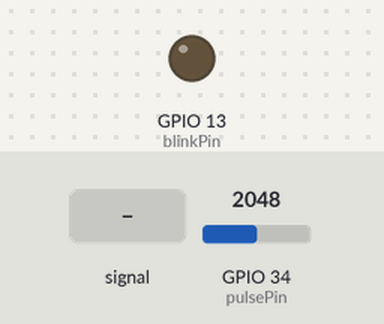
Simulated run of this sketch. Board: ESP32. On the bench: output pins drawn as LEDs (lit = HIGH). The inputs (shaded band) are chosen by the test bench; at power-on: GPIO 34 (pulsePin) = 2048. What the sketch prints to the serial monitor is not drawn.

Above: at 1.2 s.
1.3 s: GPIO 34 (pulsePin) fed a 200 Hz sine of ±327 counts around its level
At 4.2 s:
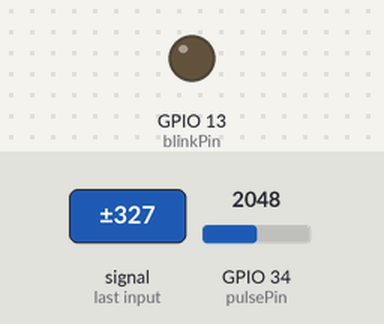
4.3 s: GPIO 34 (pulsePin) set to 1228
At 4.8 s:
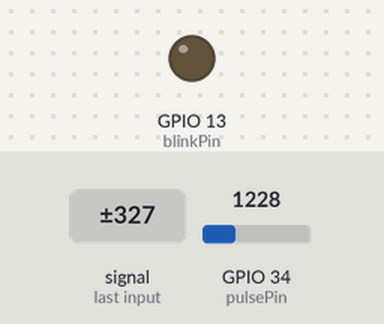
7.3 s: GPIO 34 (pulsePin) fed a 1000 Hz sine of ±1023 counts around its level
At 8.5 s:
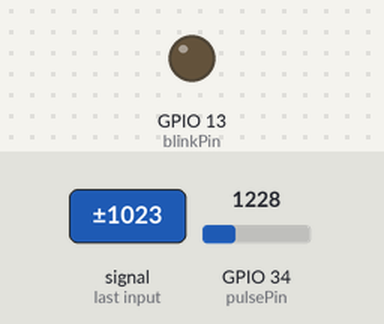
8.8 s: GPIO 34 (pulsePin) set to 1372
At 9.7 s:
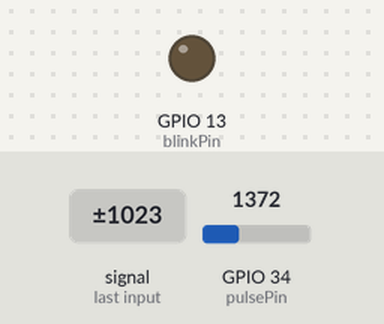
11.8 s: GPIO 34 (pulsePin) set to 1468
At 12.2 s:
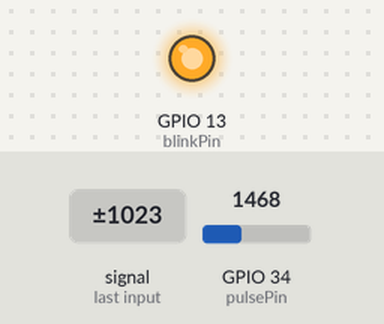
Timing chart, 0 to 39.8 s (numbered marks = the images above; inputs shaded):
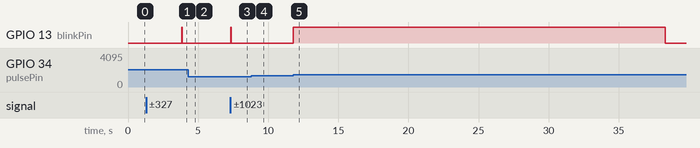

The sketch:

heart_sensor_test.ino
```cpp
#include "Arduino.h"

int pulsePin = 34;                 // Pulse Sensor purple wire connected to analog pin 34 , ADC6
int blinkPin = 13;                 // pin to blink led at each beat

// Volatile Variables, used in the interrupt service routine!
int BPM;                   // int that holds raw Analog in 0. updated every 2mS
int Signal;                // holds the incoming raw data
int IBI = 600;             // int that holds the time interval between beats! Must be seeded!
bool Pulse = false;     // "True" when User's live heartbeat is detected. "False" when not a "live beat".

int rate[10];                    // array to hold last ten IBI values
unsigned long sampleCounter = 0;          // used to determine pulse timing
unsigned long lastBeatTime = 0;           // used to find IBI
int P = 512;                     // used to find peak in pulse wave, seeded
int T = 512;                     // used to find trough in pulse wave, seeded
int thresh = 530;                // used to find instant moment of heart beat, seeded
int amp = 0;                   // used to hold amplitude of pulse waveform, seeded
bool firstBeat = true;        // used to seed rate array so we startup with reasonable BPM
bool secondBeat = false;      // used to seed rate array so we startup with reasonable BPM


unsigned long firstTime;


void setup() {
  pinMode(blinkPin, OUTPUT);        // pin that will blink to your heartbeat!
  Serial.begin(115200);             // we agree to talk fast!

  firstTime = millis();
}

void loop() {

  if((millis() - firstTime) > 20) {
//    Serial.println("Etapa 0-------------------------");
    firstTime = millis();
    heartSensor();
  }

  serialOutput() ;

//  delay(20);                             //  take a break
}

void serialOutput(){   // Decide How To Output Serial.
  Serial.print(BPM);
  Serial.print(",");
  Serial.print(IBI);
  Serial.print(",");
  Serial.println(Signal);
}


void heartSensor () {

  Signal = analogRead(pulsePin) / 4;            // read the Pulse Sensor, bits of ESP32 ADC ch is 4 times larger
//  Serial.println(Signal);

  sampleCounter += 2;                         // keep track of the time in mS with this variable
  int N = sampleCounter - lastBeatTime;       // monitor the time since the last beat to avoid noise
  //Serial.println(N);

  //  find the peak and trough of the pulse wave
  if (Signal < thresh && N > (IBI / 5) * 3) { // avoid dichrotic noise by waiting 3/5 of last IBI
    if (Signal < T) {                       // T is the trough
      T = Signal;                         // keep track of lowest point in pulse wave
      Serial.println("T redefinido");
    }
  }

  if (Signal > thresh && Signal > P) {        // thresh condition helps avoid noise
    P = Signal;                             // P is the peak
    Serial.println("P redefinido");
  }                                        // keep track of highest point in pulse wave

  //  NOW IT'S TIME TO LOOK FOR THE HEART BEAT
  // signal surges up in value every time there is a pulse
  if (N > 250) {                                  // avoid high frequency noise
    if ( (Signal > thresh) && (Pulse == false) && (N > (IBI / 5) * 3) ) {
      Pulse = true;                               // set the Pulse flag when we think there is a pulse
      digitalWrite(blinkPin, HIGH);               // turn on pin 13 LED
      IBI = sampleCounter - lastBeatTime;         // measure time between beats in mS
      //Serial.println("IBI redefinido");
      lastBeatTime = sampleCounter;               // keep track of time for next pulse

      if (secondBeat) {                      // if this is the second beat, if secondBeat == TRUE
        secondBeat = false;                  // clear secondBeat flag
        for (int i = 0; i <= 9; i++) {       // seed the running total to get a realisitic BPM at startup
          rate[i] = IBI;
        }
      }

      Serial.println(firstBeat);
      Serial.println(secondBeat);

      if (firstBeat) {                       // if it's the first time we found a beat, if firstBeat == TRUE
        firstBeat = false;                   // clear firstBeat flag
        secondBeat = true;                   // set the second beat flag
        return;                              // IBI value is unreliable so discard it
      }

      Serial.println("Antes bpm");
      // keep a running total of the last 10 IBI values
      unsigned int runningTotal = 0;                  // clear the runningTotal variable

      for (int i = 0; i <= 8; i++) {          // shift data in the rate array
        rate[i] = rate[i + 1];                // and drop the oldest IBI value
        runningTotal += rate[i];              // add up the 9 oldest IBI values
      }

      rate[9] = IBI;                          // add the latest IBI to the rate array
      runningTotal += rate[9];                // add the latest IBI to runningTotal
      runningTotal /= 10;                     // average the last 10 IBI values
      BPM = 60000 / runningTotal;             // how many beats can fit into a minute? that's BPM!
      Serial.println("BPM redefinidio");
      Serial.println(BPM/2);
      Serial.println(runningTotal);
    }
  }

  if (Signal < thresh && Pulse == true) {  // when the values are going down, the beat is over
    digitalWrite(blinkPin, LOW);           // turn off pin 13 LED
    Pulse = false;                         // reset the Pulse flag so we can do it again
    amp = P - T;                           // get amplitude of the pulse wave
    thresh = amp / 2 + T;                  // set thresh at 50% of the amplitude
    P = thresh;                            // reset these for next time
    T = thresh;
  }

  if (N > 2500) {                          // if 2.5 seconds go by without a beat
    thresh = 530;                          // set thresh default
    P = 512;                               // set P default
    T = 512;                               // set T default
    lastBeatTime = sampleCounter;          // bring the lastBeatTime up to date
    firstBeat = true;                      // set these to avoid noise
    secondBeat = false;                    // when we get the heartbeat back
  }

}
```

Measured:
- the behaviour switches between 1419 and 1420 on GPIO 34 (pulsePin) (found by bisection; images 4 and 5)
- after the input at 1.3 s, GPIO 13 (blinkPin): LOW → HIGH after 2.5 s, → LOW 0.02 s later
- after the input at 4.3 s, GPIO 13 (blinkPin): stays LOW (without the input it goes to HIGH after 2.2 s)
- after the input at 7.3 s, GPIO 13 (blinkPin): LOW → HIGH at once, → LOW 0.02 s later
- after the input at 8.8 s, GPIO 13 (blinkPin): stays LOW (without the input it goes to HIGH after 1.2 s)
- after the input at 11.8 s, GPIO 13 (blinkPin): LOW → HIGH at once, → LOW 26.5 s later
